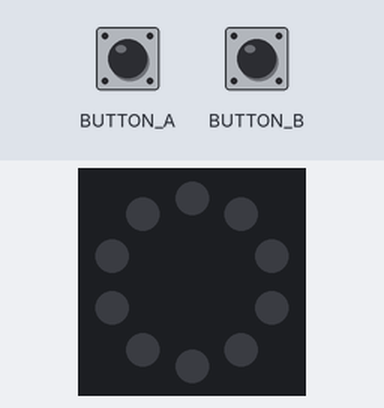
Recording of a program running on a simulated Circuit Playground running CircuitPython. Shown: the board's ring of 10 RGB LEDs (number 0 left of the top, counting anticlockwise). The test bench sets the inputs (shaded band). Dim RGB values are drawn brighter than linear.

Above: at 1.2 s.
1.3 s: button A pressed for 0.15 s
At 1.37 s:
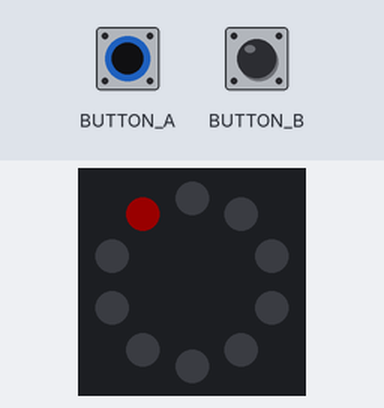
2.9 s: button B pressed for 0.15 s
At 2.98 s:
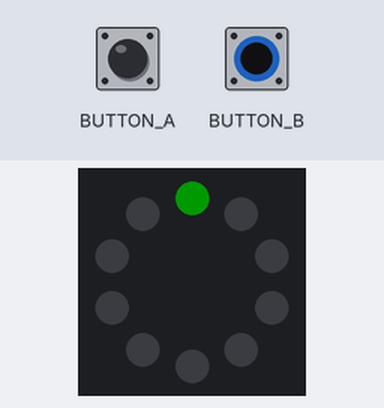
4.5 s: button B pressed for 3.2 s
9.2 s: button A pressed for 3.2 s
At 10.4 s:
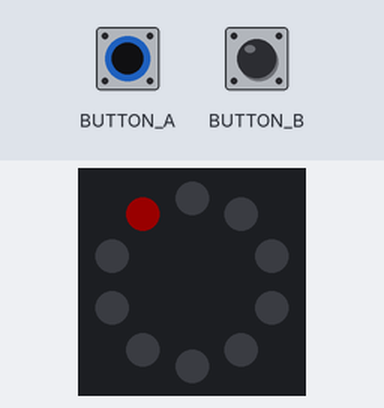
13.9 s: BUTTON_A (button A) driven HIGH and BUTTON_B (button B) driven HIGH
At 13.95 s:
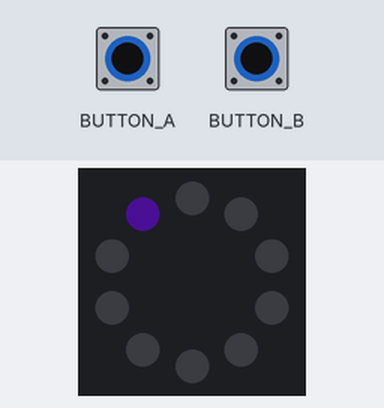
Timing chart, 0 to 16.9 s (numbered marks = the images above; inputs shaded):
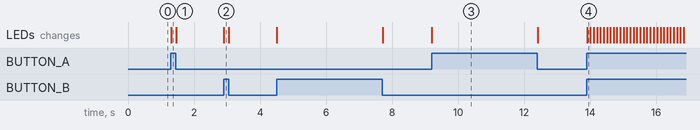

Measured:
- after the input at 1.3 s, the LEDs: change at once (image 1)
- after the input at 2.9 s, the LEDs: change at once (image 2)
- after the input at 9.2 s, the LEDs: change at once (image 3)
- after the input at 13.9 s, the LEDs: change at once (image 4)

The program:

001_basic_push_buttons.py
```python
# Write your code here :-)
# import our libraries
import board
import time
import digitalio
import neopixel


# defining the buttons
buttonA = digitalio.DigitalInOut(board.BUTTON_A)
buttonB = digitalio.DigitalInOut(board.BUTTON_B)

buttonA.switch_to_input(pull=digitalio.Pull.DOWN)
buttonB.switch_to_input(pull=digitalio.Pull.DOWN)


## just copy this, its long
pixels = neopixel.NeoPixel(board.NEOPIXEL, 10, brightness=0.1, auto_write=True)

while True:

    if buttonA.value and buttonB.value:
        for i in range(10):
            pixels[i] = (100, 20, 200)
            time.sleep(0.1)
            pixels[i] = (0, 0, 0)
            time.sleep(0.1)

    elif buttonA.value:  # button is pushed
        pixels[0] = (255, 0, 0)

    elif buttonB.value:
        pixels[9] = (0, 255, 0)

    else:
        pixels[0] = (0, 0, 0)
        pixels[9] = (0, 0, 0)


    time.sleep(0.01)
```
